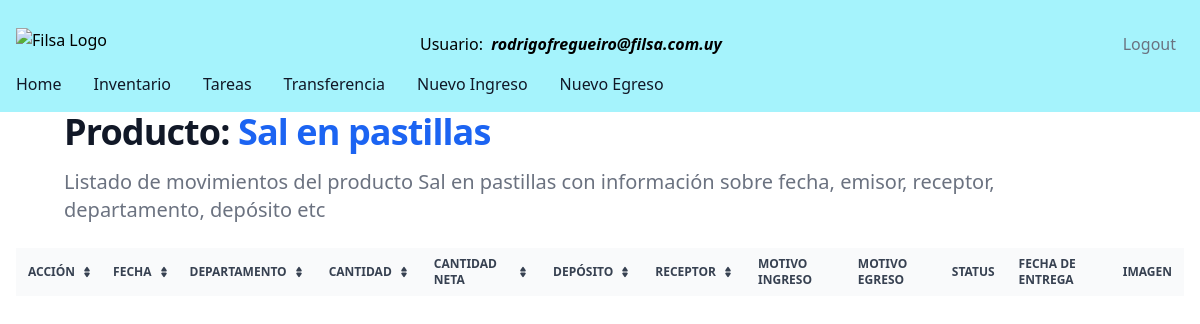
Screenshot of /historical-movements/1 (signed in) with the database file from the repository.
### filsa/models.py (models this page shows, shortened)
class CustomUser( AbstractBaseUser , PermissionsMixin ):
    ROLES = [('Operator', 'Operator'),
             ('Logistic','Logistic'),
             ('Supervisor','Supervisor')]
    DEPARTMENT = [('Ventas','Ventas'),
                ('Dirección', 'Dirección'),
                ('Administración', 'Administración'),
                ('Taller', 'Taller'),
                ('Logística','Logística')
                ]
    username = models.CharField(max_length=40)
    password = models.CharField(max_length=100)
    email = models.EmailField(max_length=40, blank=False, unique=True,
                              default='', error_messages =
                                {'required': 'Please provide your email address.',
                  'unique': 'An account with this email exist'},)
    departamento = models.CharField(max_length=30, choices = DEPARTMENT, default='Sales')
    role = models.CharField(max_length=40, choices=ROLES, blank=True, null=True)
    is_staff = models.BooleanField(default=False)
    is_superuser = models.BooleanField(default=False)
    is_active = models.BooleanField(default=True)
    USERNAME_FIELD = 'email'
    REQUIRED_FIELDS = ['username']
    objects = CustomUserManager()

class Product(models.Model):
    CATEGORIES = [('Tubos', 'Tubos'),
                  ('Tornillos', 'Tornillos'),
                  ('Accesorios','Accesorios'),
                  ('Maquinas','Maquinas'),
                  ('Insumos','Insumos')
                  ]
    product_id = models.AutoField(primary_key=True)
    name = models.CharField(max_length=40)
    barcode = models.BigIntegerField(verbose_name=u"Codigo de Barras")
    internalCode = models.BigIntegerField(verbose_name=u"Codigo Interno")
    quantity = models.FloatField()
    category = models.CharField(max_length=20, choices=CATEGORIES, default='Insumos')
    location = models.CharField(max_length=20, default='')
    supplier = models.CharField(max_length=20, default='')
    warehouse = models.ForeignKey(Warehouses, on_delete=models.CASCADE, related_name='warehouse_name')
    deltaQuantity = models.FloatField()
    stockSecurity = models.IntegerField()
    inTransit = models.BooleanField(default=False)

### filsa/views.py (the view)
# urls.py: path('historical-movements/<int:product_id>', StockHistoryView.as_view(), name= "stockhistory" ) ,
class StockHistoryView(LoginRequiredMixin, generic.ListView):
    model = StockMovements
    template_name = 'stockhistory.html'
    def get_context_data(self, **kwargs):
        print('kwargs', self.kwargs)
        product_id = self.kwargs['product_id']
        product_name = Product.objects.filter(product_id=product_id)
        context = super(StockHistoryView, self).get_context_data(**kwargs)
        movements = StockMovements.objects.filter(product=product_id)
        context['movements'] = StockMovements.objects.filter(product=product_id)
        context['product'] = product_name[0].name
        return context

### filsa/templates/stockhistory.html (shortened to what this page needs)
{% extends '_base.html' %}
{% load static %}
{% block content %}
<h1 class="mb-4 text-2xl sm:px-16 xl:px-48 font-extrabold leading-none tracking-tight text-gray-900 md:text-3xl lg:text-4xl dark:text-white">Producto: <span class="text-blue-600 dark:text-blue-500">{{product}}</span></h1>
<p class="mb-6 text-lg font-normal text-gray-500 lg:text-xl sm:px-16 xl:px-48 dark:text-gray-400">Listado de movimientos del producto {{product}} con información sobre fecha, emisor, receptor, departamento, depósito etc</p>
<div class="w-full px-4 relative overflow-x-auto">
    <table class="text-sm text-left rtl:text-right text-gray-500 dark:text-gray-400">
        <thead class="text-xs text-gray-700 uppercase bg-gray-50 dark:bg-gray-700 dark:text-gray-400">
            <tr>
                <th scope="col" class="px-3 py-2">
                    <div class="flex items-center">
                        Acción
                        <a href="#"></a>
                    </div>
                </th>
                <th scope="col" class="px-2 py-2">
                    <div class="flex items-center">
                        Fecha
                        <a href="#"></a>
                    </div>
                </th>
                <th scope="col" class="px-3 py-2">
                    <div class="flex items-center">
                        Departamento
                        <a href="#"></a>
                    </div>
                </th>
                <th scope="col" class="px-3 py-2">
                    <div class="flex items-center">
                        Cantidad
                        <a href="#"></a>
                    </div>
                </th>
                <th scope="col" class="px-3 py-2">
                    <div class="flex items-center">
                        Cantidad Neta
                        <a href="#"></a>
                    </div>
                </th>
                <th scope="col" class="px-3 py-2">
                    <div class="flex items-center">
                        Depósito
                        <a href="#"></a>
                    </div>
                </th>
                <th scope="col" class="px-3 py-2">
                    <div class="flex items-center">
                        Receptor
                        <a href="#"></a>
                    </div>
                </th>
                <th scope="col" class="px-3 py-2">
                    <div class="flex items-center">
                    <span>Motivo Ingreso</span>
                </div>
                </th>
                <th scope="col" class="px-3 py-2">
                    <div class="flex items-center">
                    <span>Motivo Egreso</span>
                </div>
                </th>
                <th scope="col" class="px-3 py-2">
                    <div class="flex items-center">
                    <span>Status</span>
                </div>
                </th>
                <th scope="col" class="px-3 py-2">
                    <div class="flex items-center">
                    <span>Fecha de Entrega</span>
                </div>
                </th>
                <th scope="col" class="px-3 py-2">
                    <div class="flex items-center">
                    <span>Imagen</span>
                </div>
                </th>
            </tr>
        </thead>
    </table>
</div>
  {% endblock content %}

### filsa/templates/_base.html (shortened to what this page needs)
{% load compress %}
{% load static %}
{% load grouptag %}
<!DOCTYPE html>
<html lang="en">
<head>
<link rel="stylesheet" href="https://ajax.googleapis.com/ajax/libs/jqueryui/1.11.4/themes/smoothness/jquery-ui.css">
    {% compress css %}
 <link rel="stylesheet" href="{% static 'src/output.css' %}">
    {% endcompress %}
</head>
<nav class="bg-cyan-200 border-gray-200 dark:bg-gray-900">
    <div class="max-w-screen-xl flex flex-wrap items-center justify-between mx-auto p-4">
      <a href="https://www.filsa.com.uy/" target="_blank" class="flex items-center space-x-3 rtl:space-x-reverse">
          <img src="https://filsa.s3.amazonaws.com/logo.jpg" class="h-8" alt="Filsa Logo" />
      </a>
      {% if user.is_authenticated %}
      <div class="flex text-black-400 items-center lg:mr-20 sm:mr-0 lm:mr-0">
        Usuario: &nbsp <i><strong>{{user.get_username}}</strong></i>
      </div>
      <a href="{% url 'logout' %}" class="py-4 px-2 text-gray-500 hover:text-green-500 transition duration-300">Logout</a>
      {% else %}
      <a href="{% url 'login' %}" class="py-4 px-2 text-gray-500 hover:text-green-500 transition duration-300">Login</a>
      {% endif %}
      <div class="hidden w-full md:block md:w-auto" id="navbar-default">
        <ul class="font-medium flex flex-col p-4 md:p-0 mt-4 border border-gray-100 rounded-lg md:flex-row md:space-x-8 rtl:space-x-reverse md:mt-0 md:border-0 dark:bg-gray-800 md:dark:bg-gray-900 dark:border-gray-700">
          <li>
            <a href="{% url 'stock' %}" class="text-gray-900 rounded hover:bg-gray-100 md:border-0 md:hover:text-blue-700 md:p-0 dark:text-white md:dark:hover:text-blue-500 dark:hover:bg-gray-700 dark:hover:text-white md:dark:hover:bg-transparent">Home</a>
          </li>
          <li>
            <a href="{% url 'stock' %}" class="block py-2 px-3 text-gray-900 rounded hover:bg-gray-100 md:border-0 md:hover:text-blue-700 md:p-0 dark:text-white md:dark:hover:text-blue-500 dark:hover:bg-gray-700 dark:hover:text-white md:dark:hover:bg-transparent">Inventario</a>
          </li>
          <li>
            <a href="{% url 'tasks' %}" class="block py-2 px-3 text-gray-900 rounded hover:bg-gray-100 md:border-0 md:hover:text-blue-700 md:p-0 dark:text-white md:dark:hover:text-blue-500 dark:hover:bg-gray-700 dark:hover:text-white md:dark:hover:bg-transparent">Tareas</a>
          </li>
          <li>
            {% if user.groups.all.0.name.strip == "Administrador"  or user.groups.all.0.name.strip == "Supervisor"  or user.groups.all.0.name.strip == "Tecnico"   or user.groups.all.0.name.strip == "Logistica" %}
            <a href="{% url 'transfer' %}" class="block py-2 px-3 text-gray-900 rounded hover:bg-gray-100 md:border-0 md:hover:text-blue-700 md:p-0 dark:text-white md:dark:hover:text-blue-500 dark:hover:bg-gray-700 dark:hover:text-white md:dark:hover:bg-transparent">Transferencia</a>
            {% endif %}
          </li>
          <li>
          {% if user.groups.all.0.name.strip == "Administrador"  or user.groups.all.0.name.strip == "Supervisor" %}
            <a href="{% url 'inbound' %}" class="block py-2 px-3 text-gray-900 rounded hover:bg-gray-100 md:border-0 md:hover:text-blue-700 md:p-0 dark:text-white md:dark:hover:text-blue-500 dark:hover:bg-gray-700 dark:hover:text-white md:dark:hover:bg-transparent">Nuevo Ingreso</a>
           {% endif %}
          </li>
          <li>
            {% if user.groups.all.0.name.strip == "Administrador"  or user.groups.all.0.name.strip == "Supervisor" or user.groups.all.0.name.strip == "Comercial" %}
            <a href="{% url 'outboundorder' %}" class="block py-2 px-3 text-gray-900 rounded hover:bg-gray-100 md:border-0 md:hover:text-blue-700 md:p-0 dark:text-white md:dark:hover:text-blue-500 dark:hover:bg-gray-700 dark:hover:text-white md:dark:hover:bg-transparent">Nuevo Egreso</a>
            {% endif %}
          </li>
        </ul>
      </div>
    </div>
  </nav>
 {% block content %}
 {% endblock content %}
</body>
</html>

### rows the page displays
CustomUser: get_username "rodrigofregueiro@filsa.com.uy"
Product: name "Sal en pastillas"
